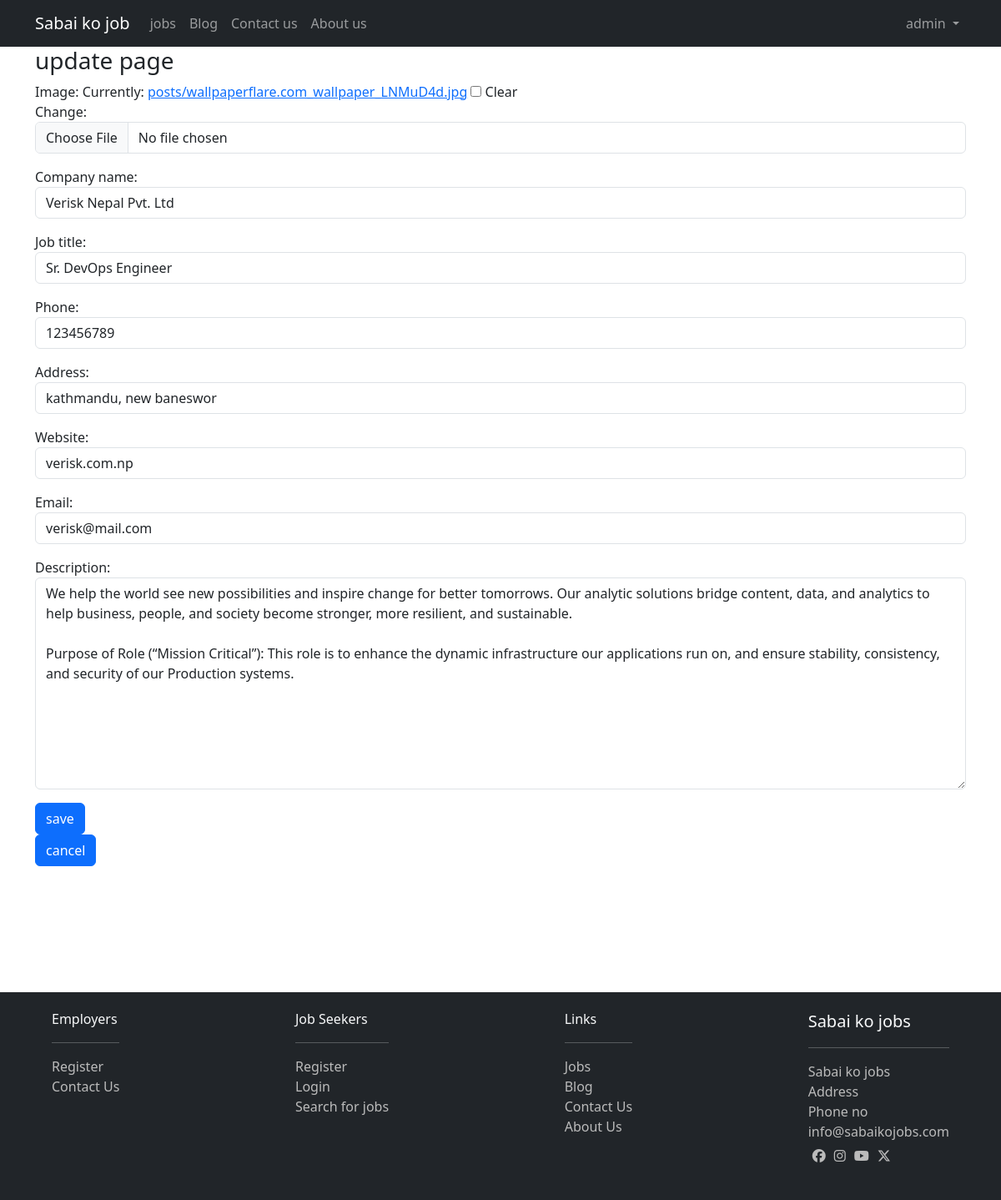
Page /update-job/verisk-nepal-pvt-ltd/ (signed in) on the committed database.
### account/models.py (models this page shows)
class User(AbstractUser):
	pass

### jobs/models.py (models this page shows, shortened)
class TimeStampModel(models.Model):
	created_at = models.DateTimeField(auto_now_add = True)
	modified_at = models.DateTimeField(auto_now = True)
	class Meta:
		ordering = ['-modified_at','-created_at']

class CreateJob(TimeStampModel):
	image = models.ImageField(upload_to='posts',blank=True,null=True)
	company_name = models.CharField(max_length=255)
	job_title = models.CharField(max_length=255)
	phone = models.CharField(max_length=10)
	address = models.CharField(max_length=255)
	website = models.CharField(max_length=255,blank=True,null=True)
	email = models.EmailField(max_length=255)
	description = models.TextField()
	user = models.ForeignKey(settings.AUTH_USER_MODEL,on_delete=models.CASCADE,blank=True,null=True)
	slug = models.SlugField(blank=True,null=True)

### jobs/views.py (the view)
# urls.py: path('update-job/<slug:slug>/',updatejob,name="updatejob"),
def updatejob(request,slug):
	jobs_model = get_object_or_404(CreateJob,slug=slug,user = request.user)
	form = CreateJobForm(request.POST or None,request.FILES or None,instance=jobs_model)
	if form.is_valid():
		obj = form.save(commit = False)
		messages.add_message(request,messages.SUCCESS,'job information Updated!')
		obj.save()
		updated_slug = obj.company_name
		return redirect(reverse('jobs:detail',args=(slugify(obj.company_name),)))
	context = {'form':form,'jobs_model':jobs_model}
	return render(request,'updatejob.html',context)

### jobs/forms.py
class CreateJobForm(forms.ModelForm):
	class Meta:
		model = CreateJob
		fields = ("image","company_name","job_title","phone","address","website","email","description")
	def __init__(self,*args,**kwargs):
		super().__init__(*args,**kwargs)
		for field in self.fields:
			self.fields[field].widget.attrs.update({'class':'form-control'})

### jobs/templates/updatejob.html (shortened to what this page needs)
{% extends 'base.html' %}
{% block content %}
<h3>update page</h3>
<div>
    <form method="POST" enctype="multipart/form-data">
        {{ form.as_p }}
        <button type="submit" class="btn btn-primary" value="submit">save</button>
    </form>
</div>
{% if jobs_model.user == request.user %}
	<a href="{% url 'jobs:detail' jobs_model.slug %}" class="btn btn-primary">cancel</a>
{% endif %}
{% endblock %}

### templates/navbar.html (shortened to what this page needs)
<nav class="navbar navbar-expand-lg navbar-dark bg-dark">
    <div class="container">
        <a href="{% url 'jobs:home' %}" class="navbar-brand">Sabai ko job</a>
        <div class="collapse navbar-collapse" id="navbarCollapse">
            <div class="navbar-nav">
                <a href="{% url 'jobs:home' %}" class="nav-item nav-link">jobs</a>
                <a href="{% url 'blog_post:articles' %}" class="nav-item nav-link">Blog</a>
                <a href="{% url 'jobs:contactus' %}" class="nav-item nav-link">Contact us</a>
                <a href="{% url 'jobs:aboutus' %}" class="nav-item nav-link">About us</a>
            </div>
            <div class="navbar-nav ms-auto">
            {% if request.user.is_authenticated %}
            <li class="nav-item dropdown">
                {% if request.user.is_authenticated %}
                    <a class="nav-link dropdown-toggle" href="#" role="button" data-bs-toggle="dropdown" aria-expanded="false">
                    {{request.user}}
                    </a>
                {% endif %}
            </li>
            {% else %}
                <a href="{% url 'account:userlogin' %}" class="nav-item nav-link">Login</a>
                <a href="{% url 'account:usersignup' %}" class="nav-item nav-link">Register</a>
            {% endif %}
            </div>
        </div>
    </div>
</nav>

### templates/base.html (style rules this page uses)
html { height: 100%; box-sizing: border-box; }
body { position: relative; margin: 0; min-height: 100%; padding-bottom: 400px; box-sizing: inherit; }

### rows in the picture
User: user "admin"
CreateJob: company_name "Verisk Nepal Pvt. Ltd", job_title "Sr. DevOps Engineer", phone "123456789", address "kathmandu, new baneswor", website "verisk.com.np", email "verisk@mail.com", description "We help the world see new possibilities and inspire change for better tomorrows. Our analytic solutions bridge content, data, and analytics to help business, people, and society become stronger, more resilient, and sustainable. Purpose of Role (“Mission Critical”): This role is to enhance the dynamic infrastructure our applications run on, and ensure stability, consistency, and security of our Production systems."
